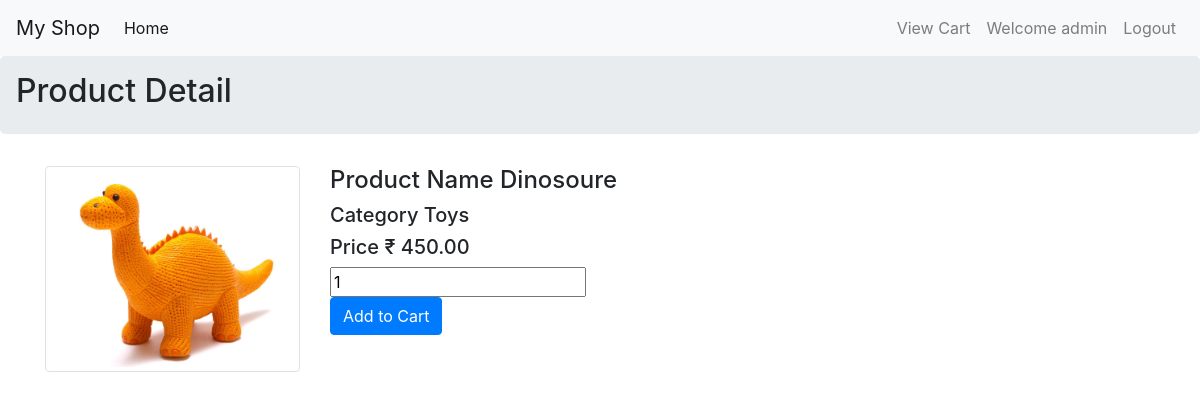
The page /detail/2 (signed in) on the database its author committed.
### myapp/models.py (models this page shows, shortened)
class Product(models.Model):
    pname=models.CharField(max_length=30)
    pcat=models.ForeignKey(Categrory,on_delete=models.CASCADE)
    price=models.DecimalField(decimal_places=2,max_digits=18)
    photo=models.ImageField(upload_to='products')
    class Meta:
        db_table='products'

class Categrory(models.Model):
    cname=models.CharField(max_length=30)
    def __str__(self):
        return self.cname
    class Meta:
        db_table='category'

### myapp/views.py (the view, shortened to what this page needs)
# urls.py: path('detail/<int:id>',views.ProductDetail.as_view(),name='detail'),
class ProductDetail(generic.View):
    def get(self,req,id):
        p=Product.objects.get(id=id)
        return render(req,"pdetail.html",locals())

### myapp/templates/pdetail.html (shortened to what this page needs)
{% extends 'base.html' %}
{% block ptitle %} Product Detail {% endblock %}
{% block main %}
<div class="container">
    <div class="row">
        <div class="col-sm-3">
            <img src="{{p.photo.url}}" class="img-thumbnail">
        </div>
        <div class="col-sm-4">
            <h4>Product Name {{p.pname}}</h4>
            <h5>Category {{p.pcat}}</h5>
            <h5>Price &#8377; {{p.price}}</h5>
            <form method="post">
                <input type="number" name="qty" value="1">
                <input type="submit" value="Add to Cart" class="btn btn-primary">
            </form>
        </div>
    </div>
</div>
{% endblock %}

### rows shown on the page
Product: photo (picture), pname "Dinosoure", pcat "Toys", price "450.00"

### other values the page prints
{{ req.session.uname }} "admin"
